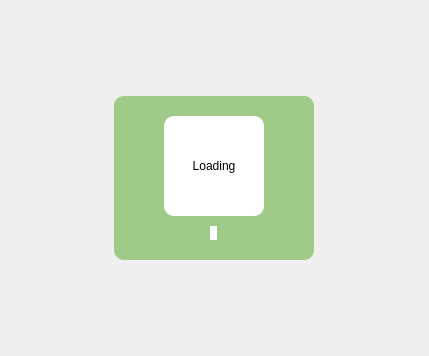
<?xml version="1.0" encoding="UTF-8"?>
<ui version="4.0">
 <class>WgtLoader</class>
 <widget class="QWidget" name="WgtLoader">
  <property name="geometry">
   <rect>
    <x>0</x>
    <y>0</y>
    <width>429</width>
    <height>356</height>
   </rect>
  </property>
  <property name="sizePolicy">
   <sizepolicy hsizetype="Expanding" vsizetype="Expanding">
    <horstretch>0</horstretch>
    <verstretch>0</verstretch>
   </sizepolicy>
  </property>
  <property name="windowTitle">
   <string>WgtLoader</string>
  </property>
  <property name="styleSheet">
   <string notr="true"/>
  </property>
  <layout class="QVBoxLayout" name="verticalLayout">
   <item alignment="Qt::AlignHCenter|Qt::AlignVCenter">
    <widget class="QGroupBox" name="groupBox">
     <property name="sizePolicy">
      <sizepolicy hsizetype="Maximum" vsizetype="Maximum">
       <horstretch>0</horstretch>
       <verstretch>0</verstretch>
      </sizepolicy>
     </property>
     <property name="minimumSize">
      <size>
       <width>200</width>
       <height>0</height>
      </size>
     </property>
     <property name="styleSheet">
      <string notr="true">background-color: rgba(80, 165, 30, 0.5);border-radius:10px;</string>
     </property>
     <property name="title">
      <string/>
     </property>
     <property name="alignment">
      <set>Qt::AlignCenter</set>
     </property>
     <layout class="QVBoxLayout" name="verticalLayout_2">
      <property name="spacing">
       <number>10</number>
      </property>
      <property name="topMargin">
       <number>20</number>
      </property>
      <property name="bottomMargin">
       <number>20</number>
      </property>
      <item alignment="Qt::AlignHCenter|Qt::AlignVCenter">
       <widget class="QLabel" name="mv_lbl">
        <property name="sizePolicy">
         <sizepolicy hsizetype="Maximum" vsizetype="Maximum">
          <horstretch>0</horstretch>
          <verstretch>0</verstretch>
         </sizepolicy>
        </property>
        <property name="minimumSize">
         <size>
          <width>100</width>
          <height>100</height>
         </size>
        </property>
        <property name="autoFillBackground">
         <bool>false</bool>
        </property>
        <property name="styleSheet">
         <string notr="true">background-color: white; border-radius: 10px;</string>
        </property>
        <property name="text">
         <string>Loading</string>
        </property>
        <property name="alignment">
         <set>Qt::AlignCenter</set>
        </property>
       </widget>
      </item>
      <item alignment="Qt::AlignHCenter">
       <widget class="QLabel" name="comment_lbl">
        <property name="sizePolicy">
         <sizepolicy hsizetype="Expanding" vsizetype="Maximum">
          <horstretch>0</horstretch>
          <verstretch>0</verstretch>
         </sizepolicy>
        </property>
        <property name="styleSheet">
         <string notr="true">background-color:white;</string>
        </property>
        <property name="text">
         <string/>
        </property>
        <property name="alignment">
         <set>Qt::AlignLeading|Qt::AlignLeft|Qt::AlignTop</set>
        </property>
        <property name="margin">
         <number>10</number>
        </property>
       </widget>
      </item>
     </layout>
    </widget>
   </item>
  </layout>
 </widget>
 <layoutdefault spacing="6" margin="11"/>
 <resources/>
 <connections/>
</ui>
